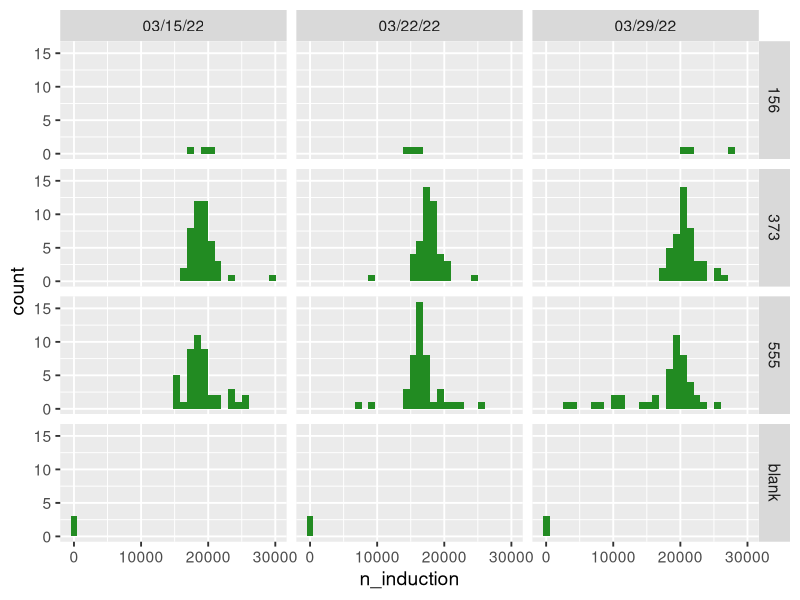
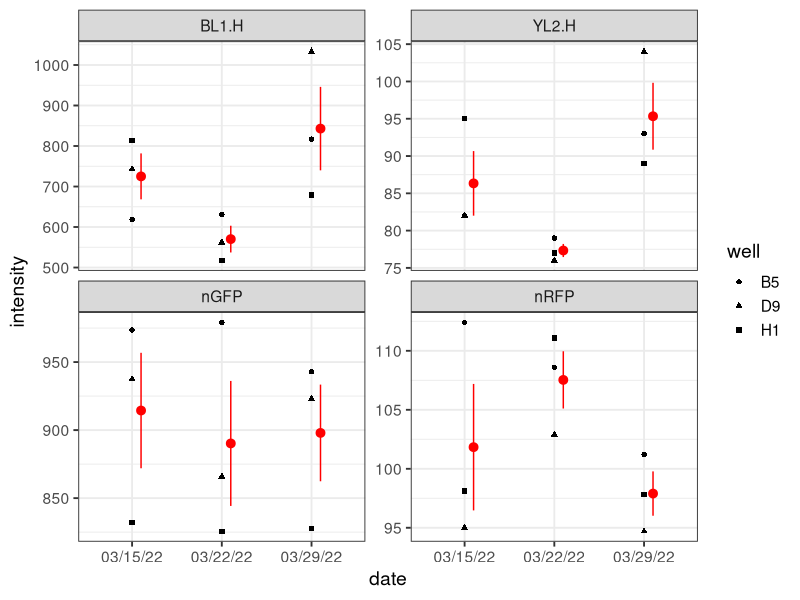
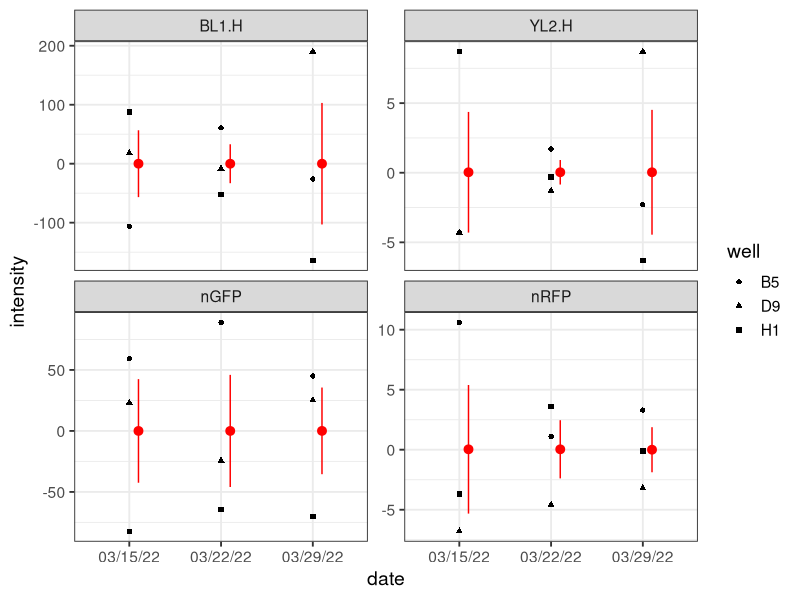
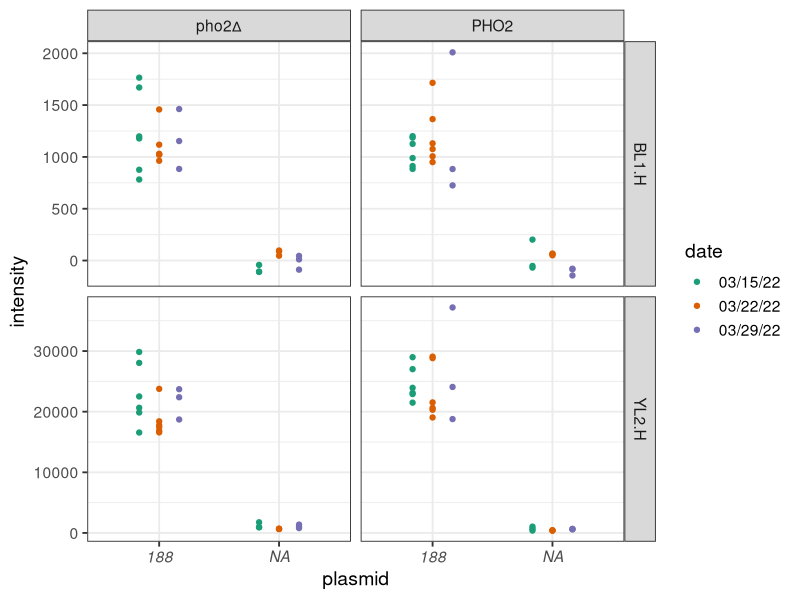
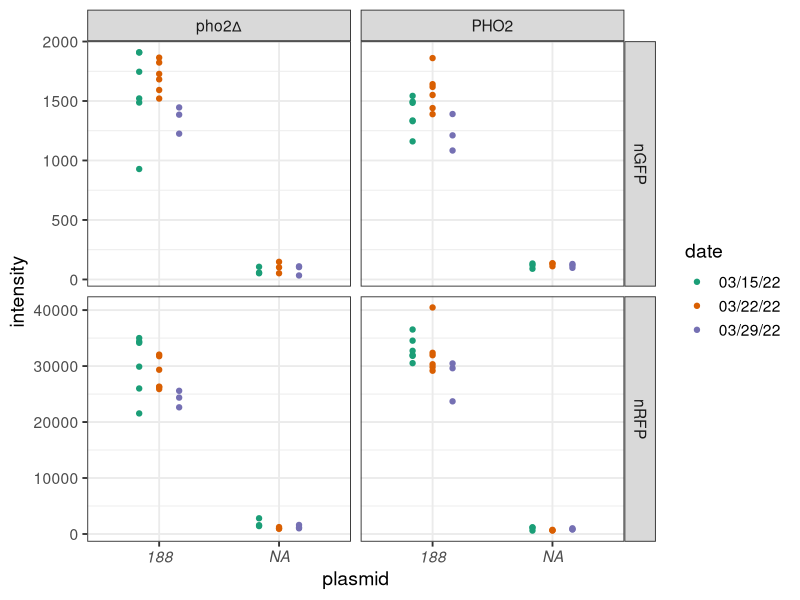
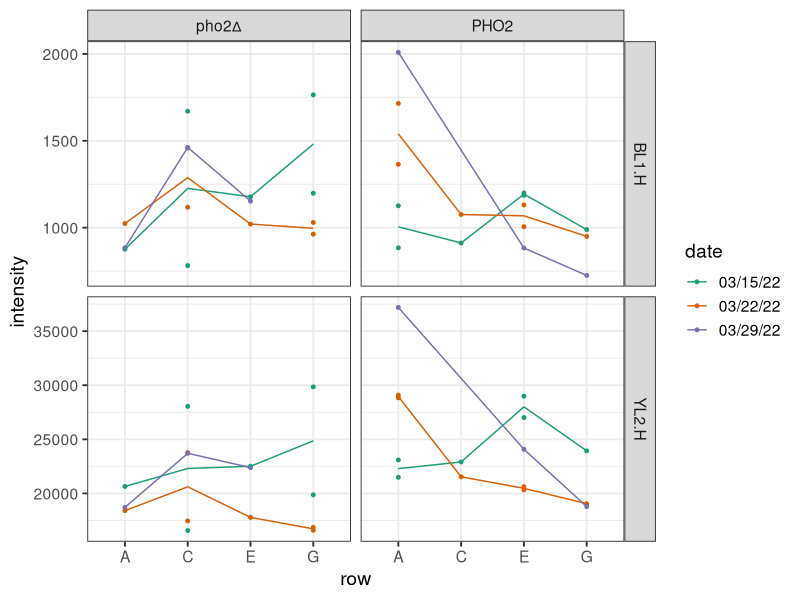
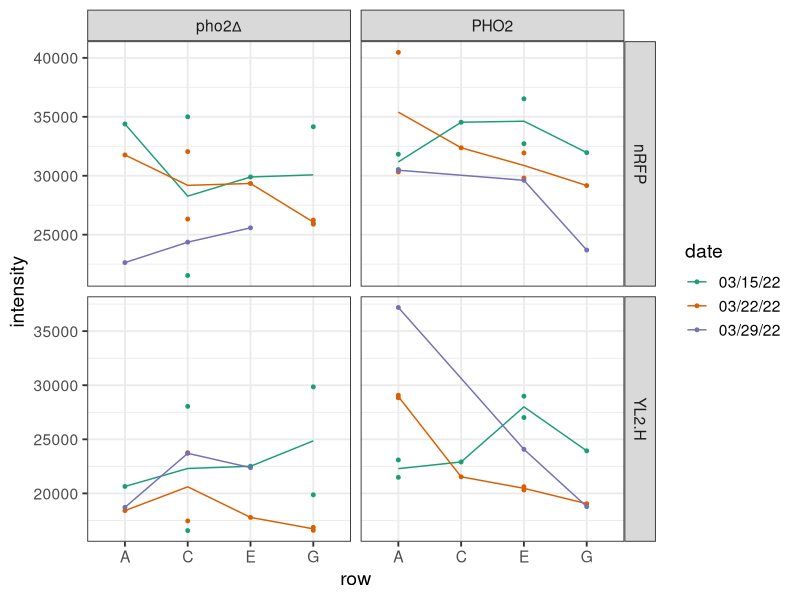
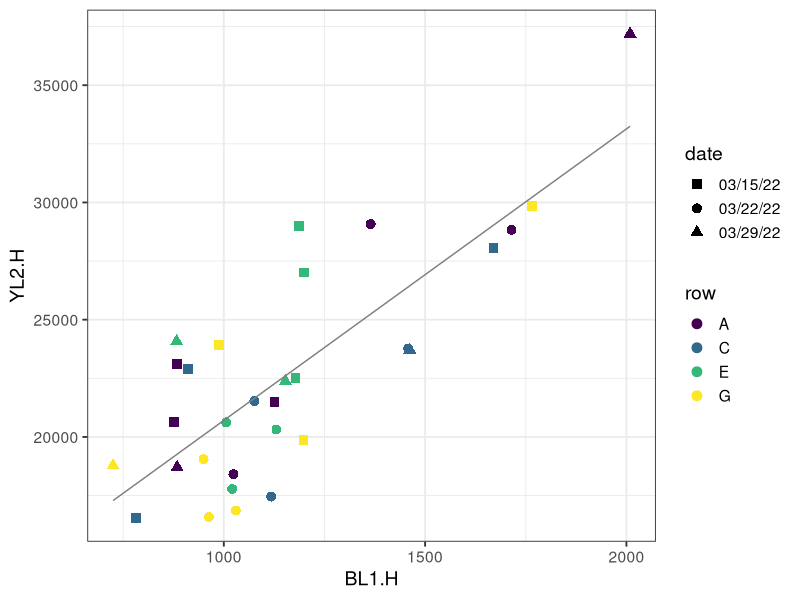

The R script that drew these images, in order:
## ---- chunk 1
require(tidyverse)
require(cowplot)
## ---- chunk 2
raw <- list(
  "03/15/22" = read_tsv("../data/20220315-EO-chimera-batch-1/20220329-gated-median-out.txt", show_col_types = FALSE),
  "03/22/22" = read_tsv("../data/20220322-EO-chimera-batch-2/20220327-gated-median-out.txt", show_col_types = FALSE),
  "03/29/22" = read_tsv("../data/20220329-EO-chimera-batch-3/20220330-gated-median-out.txt", show_col_types = FALSE)
)
dat <- bind_rows(raw, .id = "date") %>% 
  #separate(col = well, sep = 1, into = c("row", "col")) %>% 
  separate(col = sample, sep = "-", into = c("plasmid", "host", "rep"))
## ---- chunk 3
dat %>% ggplot(aes(x = n_induction)) + geom_histogram(bins = 30, fill = "forestgreen") + facet_grid(host~date) + theme_gray(base_size = 14) #+ panel_border()
## ---- chunk 4
dat %>% filter(host == "156") %>% 
  pivot_longer(BL1.H:nRFP, names_to = "parameter", values_to = "intensity") %>% 
  mutate(parameter = ordered(parameter, levels = c("BL1.H", "YL2.H", "nGFP", "nRFP"))) %>% 
  ggplot(aes(x = date, y = intensity)) + geom_point(aes(shape = well)) +
  stat_summary(geom = "pointrange", color = "red", position = position_nudge(x = 0.1)) +
  facet_wrap(~parameter, scale = "free_y") +
  theme_bw(base_size = 14)
## ---- chunk 5
bg <- dat %>% 
  filter(host == "156") %>% 
  group_by(date) %>% 
  summarize(across(FSC.H:nRFP, ~ round(mean(.x),1))) %>% 
  column_to_rownames(var = "date")

dat1 <- dat %>% 
  filter(host != "blank") %>% 
  select(date:host, FSC.H:nRFP) %>%
  mutate(
    BL1.H = BL1.H - bg[date, "BL1.H"],
    YL2.H = YL2.H - bg[date, "YL2.H"],
    nGFP = nGFP - bg[date, "nGFP"],
    nRFP = nRFP - bg[date, "nRFP"],
  )
## ---- chunk 6
dat1 %>% filter(host == "156") %>% 
  pivot_longer(BL1.H:nRFP, names_to = "parameter", values_to = "intensity") %>% 
  mutate(parameter = ordered(parameter, levels = c("BL1.H", "YL2.H", "nGFP", "nRFP"))) %>% 
  ggplot(aes(x = date, y = intensity)) + geom_point(aes(shape = well)) +
  stat_summary(geom = "pointrange", color = "red", position = position_nudge(x = 0.1)) +
  facet_wrap(~parameter, scale = "free_y") +
  theme_bw(base_size = 14)

# remove the yH156 samples
dat1 <- dat1 %>% 
  filter(host != "156") %>% 
  mutate(host = factor(host, levels = c("373", "555"), labels = c("pho2∆", "PHO2")))
## ---- chunk 7
dat1 %>% filter(plasmid %in% c("188", "NA")) %>% 
  pivot_longer(BL1.H:YL2.H, names_to = "parameter", values_to = "intensity") %>% 
  #mutate(parameter = ordered(parameter, levels = c("BL1.H", "YL2.H", "nGFP", "nRFP"))) %>% 
  ggplot(aes(x = plasmid, y = intensity, color = date)) + 
  geom_point(position = position_dodge(0.5)) + 
  scale_color_brewer(type = "qual", palette = 2) +
  facet_grid(parameter~host, scale = "free_y") +
  theme_bw(base_size = 14) +
  theme(axis.text.x = element_text(face = 3))
## ---- chunk 8
dat1 %>% filter(plasmid %in% c("188", "NA")) %>% 
  pivot_longer(nGFP:nRFP, names_to = "parameter", values_to = "intensity") %>% 
  #mutate(parameter = ordered(parameter, levels = c("BL1.H", "YL2.H", "nGFP", "nRFP"))) %>% 
  ggplot(aes(x = plasmid, y = intensity, color = date)) + 
  geom_point(position = position_dodge(0.5)) + 
  scale_color_brewer(type = "qual", palette = 2) +
  facet_grid(parameter~host, scale = "free_y") +
  theme_bw(base_size = 14) +
  theme(axis.text.x = element_text(face = 3))
## ---- chunk 9
dat1 %>% 
  filter(plasmid == "188") %>% 
  separate(well, into = c("row", "col"), sep = 1) %>% 
  pivot_longer(BL1.H:YL2.H, names_to = "parameter", values_to = "intensity") %>% 
  ggplot(aes(x = row, y = intensity, group = date)) + 
  geom_point(aes(color = date), size = 1) + 
  #geom_line(aes(color = date), size = 0.4) +
  stat_summary(aes(color = date), geom = "line", fun = mean) +
  scale_color_brewer(type = "qual", palette = 2) +
  facet_grid(parameter~host, scales = "free_y") +
  theme_bw(base_size = 14)
## ---- chunk 10
dat1 %>% 
  filter(plasmid == "188") %>% 
  separate(well, into = c("row", "col"), sep = 1) %>% 
  pivot_longer(c(YL2.H, nRFP), names_to = "parameter", values_to = "intensity") %>% 
  ggplot(aes(x = row, y = intensity, group = date)) + 
  geom_point(aes(color = date), size = 1) + 
  #geom_line(aes(color = date), size = 0.4) +
  stat_summary(aes(color = date), geom = "line", fun = mean) +
  scale_color_brewer(type = "qual", palette = 2) +
  facet_grid(parameter~host, scales = "free_y") +
  theme_bw(base_size = 14)
## ---- chunk 11
dat1 %>% 
  filter(plasmid == "188") %>% 
  separate(well, into = c("row", "col"), sep = 1) %>% 
  ggplot(aes(x = BL1.H, y = YL2.H)) + 
  geom_point(aes(shape = date, color = row), size = 3) + 
  stat_smooth(method = "lm", se = FALSE, color = "gray50", size = 0.5) +
  scale_color_viridis_d() +
  scale_shape_manual(values = 15:17) +
  #scale_x_log10() + scale_y_log10() +
  #facet_grid(parameter~host, scales = "free_y") +
  theme_bw(base_size = 14)
## ---- chunk 12
dat1 %>% 
  filter(plasmid %in% c("188", "194")) %>% 
  mutate(`YL2.H/BL1.H` = YL2.H/BL1.H,
  #mutate(`YL2.H/BL1.H` = nRFP/nGFP,
         Pho4 = factor(plasmid, levels = c("194", "188"), 
                       labels = c("ScPho4", "CgPho4"))) %>% 
  separate(well, into = c("row", "col"), sep = 1) %>% 
  ggplot(aes(x = host, y = `YL2.H/BL1.H`)) + 
  geom_point(color = alpha("gray50", 0.9), position = position_jitter(0.2)) + 
  stat_summary( geom = "pointrange", color = "red") +
  facet_grid(Pho4~date) +
  theme_bw(base_size = 14)
## ---- chunk 13
dat2 <- dat1 %>% 
  select(-nGFP, -nRFP) %>% 
  pivot_longer(FSC.H:YL2.H, names_to = "parameter", values_to = "intensity") %>% 
  group_by(date, plasmid, host, parameter) %>% 
  summarize(
    n = n(),
    mean = round(mean(intensity)),
    cv = num(sd(intensity)/mean(intensity), digits = 2)
  ) %>% 
  arrange(desc(cv))
## ---- chunk 14
dat2 %>% filter(plasmid != "NA") %>% 
  ggplot(aes(x = cv)) + geom_histogram(aes(y = ..density../10)) + stat_ecdf() + 
  geom_hline(yintercept = 0.8, linetype = 2) +
  ylab("cumulative density") + theme_cowplot()
